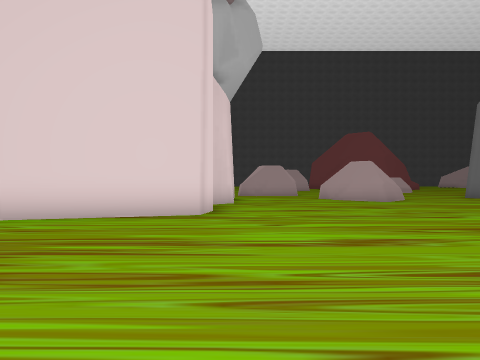
view 1 (above)

24 first-person views from a walk through a scene from a Unity 3-D project. The camera is 1.4 m above the floor, looks level and sees 70° across. The floor is counted in squares, 2 m on a side. Each view is taken from the middle of a square. On the plan, view 1 faces up. The plan holds only what a view shows up to about 11 squares ahead; the rest is blank. The place goes on beyond the plan. The player is left out. Some surface patterns are stand-ins.

view 2
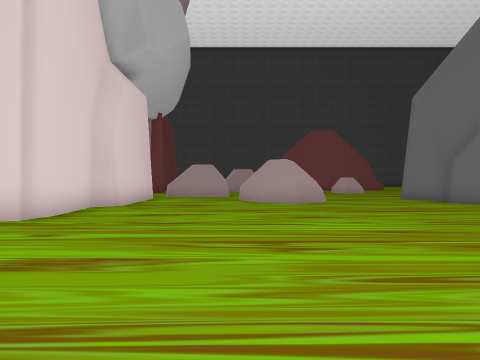

view 3
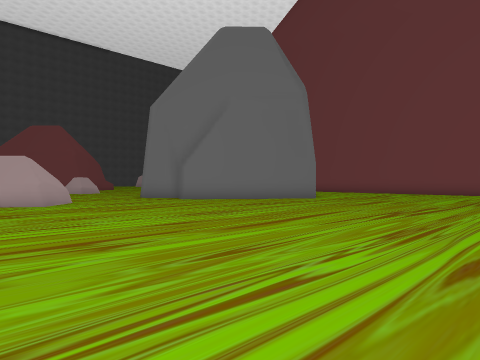

view 4
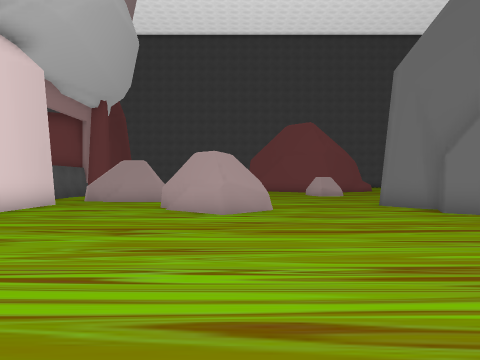

view 5
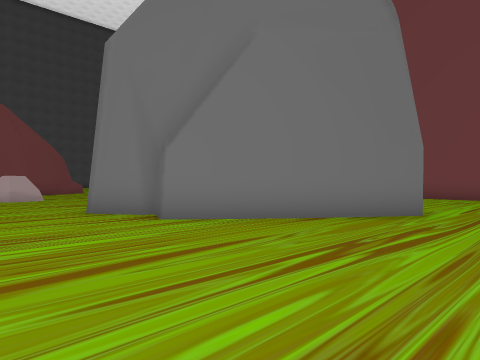

view 6
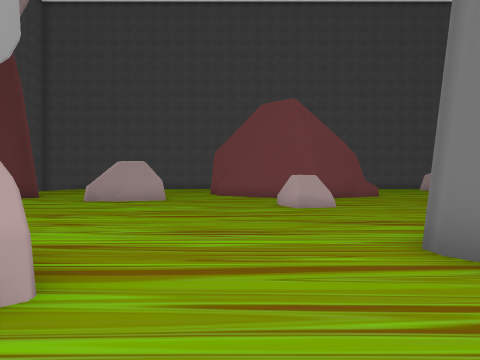

view 7
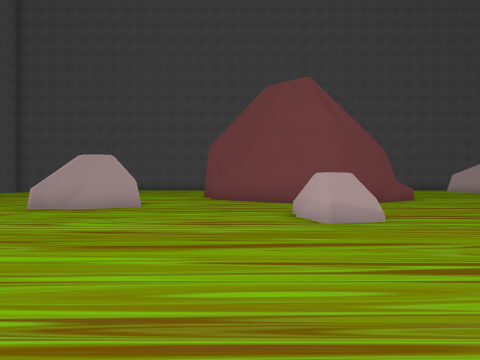

view 8
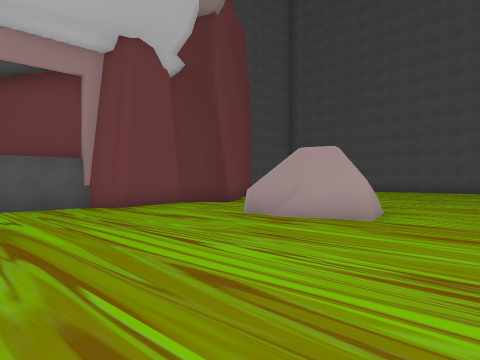

view 9
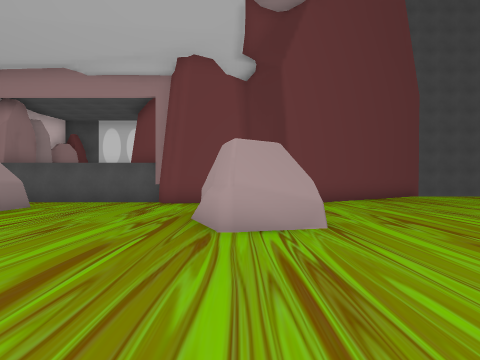

view 10
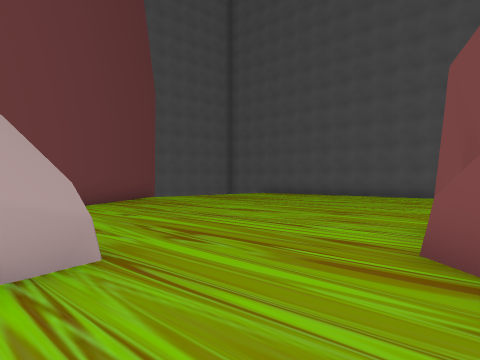

view 11
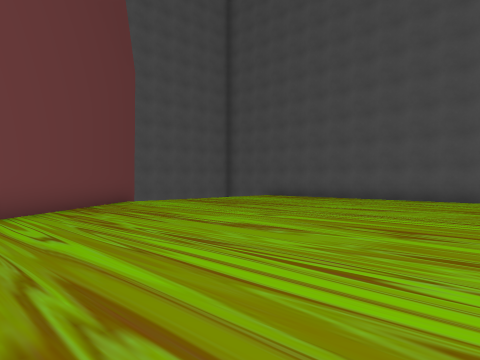

view 12
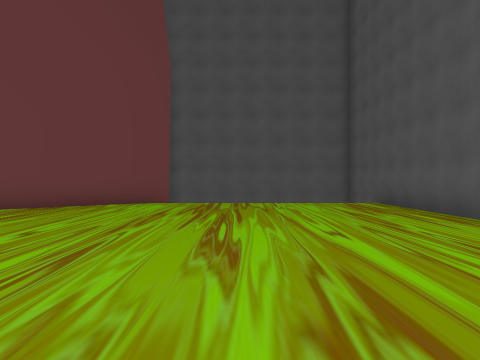

view 13
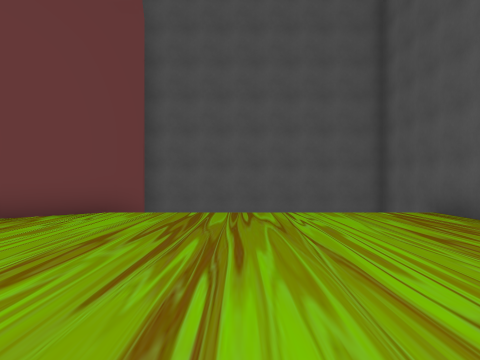

view 14
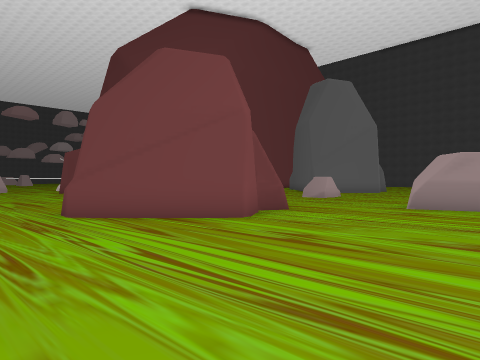

view 15
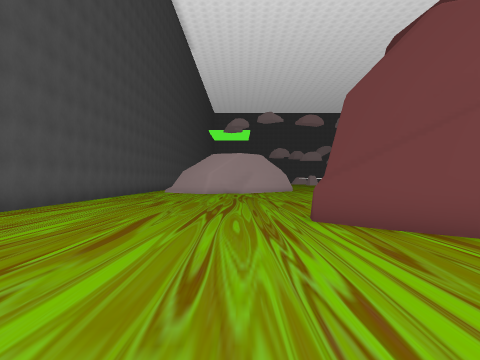

view 16
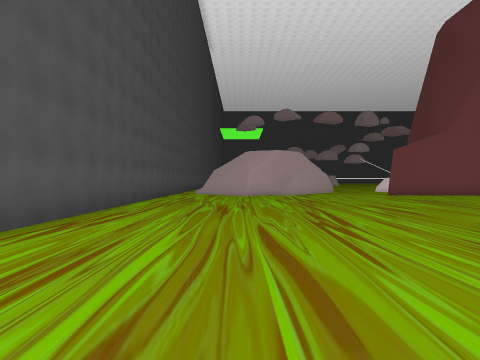

view 17
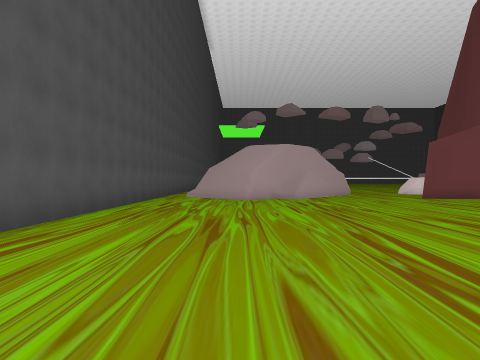

view 18
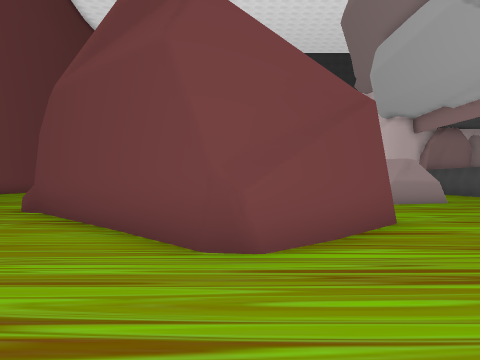

view 19
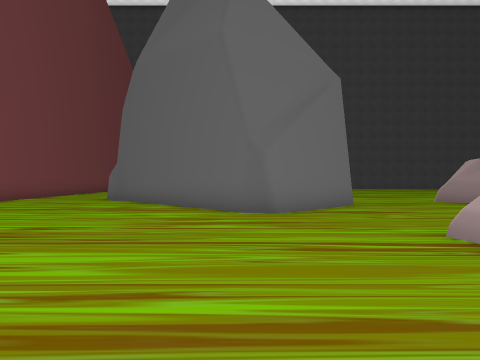

view 20
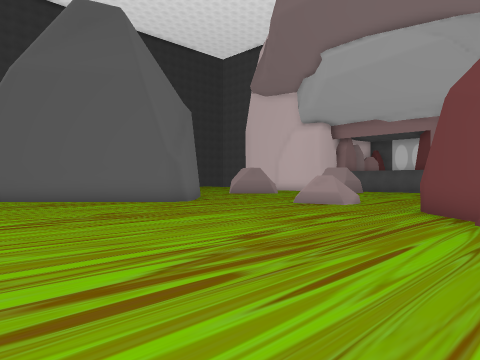

view 21
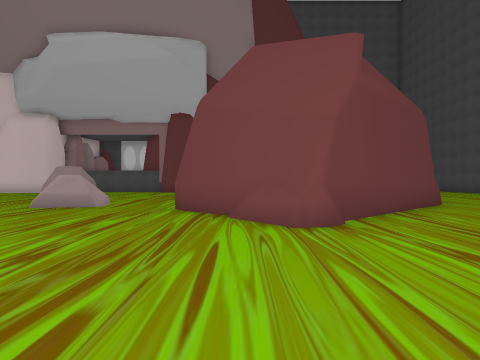

view 22
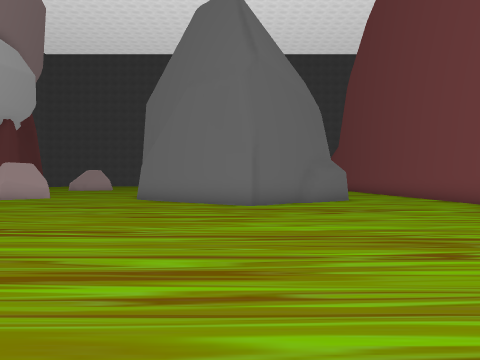

view 23
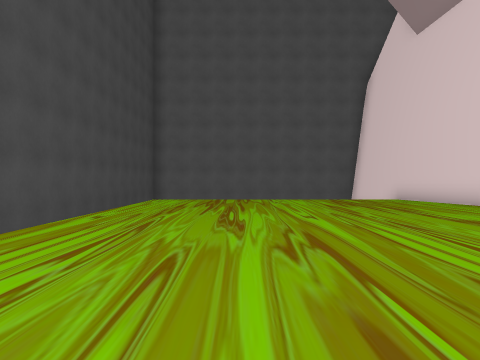

view 24
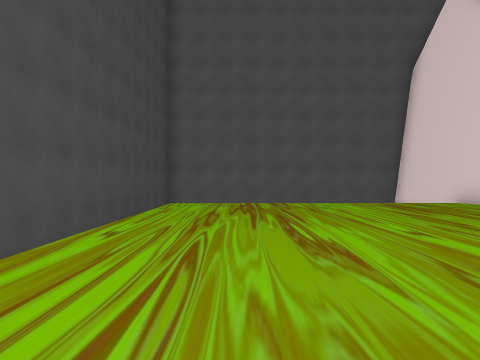

### Floor plan
Key: @ floor where view 1 was taken; # wall or solid block; . floor; / step, stairs or slope; ^ raised ledge; v drop or lower ground; R rock.
Columns run from 8 left of view 1 to 18 right of it. Each row starts with its distance up from view 1.
 37   ######  ##     ##########
 36 vvv...... ..    ...........
 35 v  .........  .............
 34 v  ......... ..............
 33 v  ........................
 32 v  ........................
 31 v  ........................
 30 vvv........................
 29 ###............###.........
 28   ##..........#####........
 27    ##.........#   ##.......
 26     ##........##   ##......
 25      ##........##  ##^.....
 24       ##........####^......
 23       #....RR....##........
 22       #...RRR..............
 21       #...................
 20       #.........RR........
 19       #..........R........
 18       #...................
 17       #...................
 16       #./RR...............
 15       #..RR........##......
 14        #..........####.....
 13        #...R ....##  ##....
 12        #....RR....#   ##...
 11        #.....R....##   ##
 10        #...........## ##...
  9        #............###....
  8        #...................
  7     ####...................
  6   ###......................
  5   v.......................
  4    .......................
  3    ......................
  2    .....................
  1    ............    .....
  0    .....@.......    ...
 -1    ............      .
 -2    ...........
 -3    .........
 -4   v#######

Where each view was taken, in squares from view 1:
view 1: 0 up, 0 right, facing up
view 2: 1 up, 3 right, facing up
view 3: 1 up, 2 right, facing up-right
view 4: 4 up, 5 right, facing up
view 5: 6 up, 6 right, facing up-right
view 6: 10 up, 7 right, facing up
view 7: 13 up, 7 right, facing up
view 8: 16 up, 7 right, facing up-left
view 9: 22 up, 9 right, facing left
view 10: 22 up, 7 right, facing up-left
view 11: 24 up, 5 right, facing up-left
view 12: 32 up, 5 right, facing left
view 13: 32 up, 2 right, facing left
view 14: 32 up, 1 right, facing down-right
view 15: 31 up, 2 right, facing right
view 16: 33 up, 4 right, facing right
view 17: 33 up, 7 right, facing right
view 18: 33 up, 8 right, facing down
view 19: 23 up, 12 right, facing down
view 20: 25 up, 18 right, facing down-left
view 21: 24 up, 18 right, facing left
view 22: 1 down, 13 right, facing up
view 23: 0 up, 7 right, facing left
view 24: 1 down, 5 right, facing left
